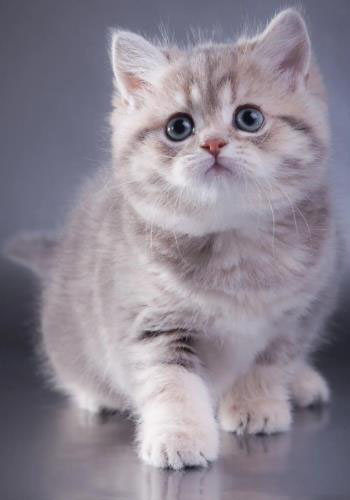
#> input picture 计算机视觉实验05/imgs/cat.jpg, 350 x 500 px
$ python BFMatching.py
#> lines starting #> are read from the running program, lines starting #| are printed output that depends on the picture
# opencv----特征匹配----BFMatching
import cv2
from matplotlib import pyplot as plt

# 读取需要特征匹配的两张照片，格式为灰度图。
template = cv2.imread("imgs/cat.jpg", 0)
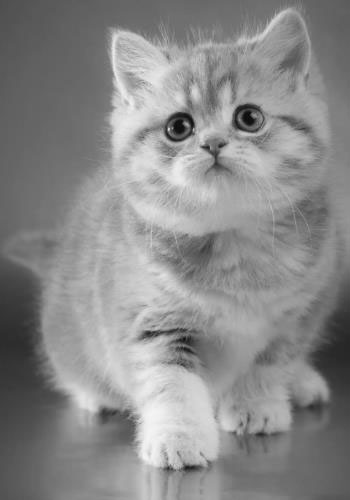
#> template: shape (500, 350); min 5, max 245, mean 137.9
target = cv2.imread("imgs/catdog.jpg", 0)
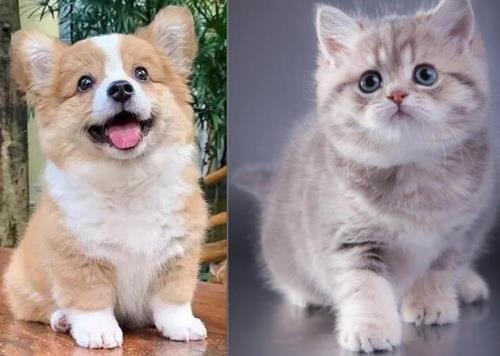
#> input picture 计算机视觉实验05/imgs/catdog.jpg, 500 x 356 px
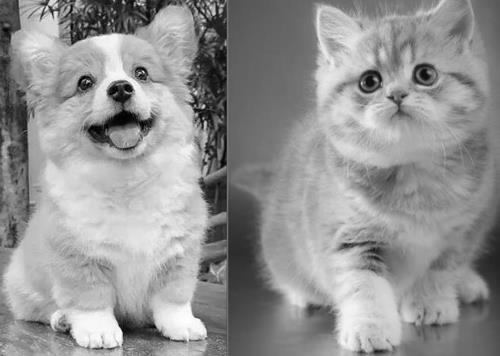
#> target: shape (356, 500); min 0, max 255, mean 147.5
orb = cv2.ORB_create()  # 建立orb特征检测器
kp1, des1 = orb.detectAndCompute(template, None)  # 计算template中的特征点和描述符
#> kp1 = 500 keypoints; strongest (x, y, size): (183, 115, 111.1), (185, 113, 92.6), (173, 119, 92.6), (168, 129, 31)
kp2, des2 = orb.detectAndCompute(target, None)  # 计算target中的
#> kp2 = 500 keypoints; strongest (x, y, size): (143, 71, 31), (126, 85, 64.3), (203, 106, 31), (130, 88, 44.6)
bf = cv2.BFMatcher(cv2.NORM_HAMMING, crossCheck=True)  # 建立匹配关系
mathces = bf.match(des1, des2)  # 匹配描述符
#> mathces = 139 matches
mathces = sorted(mathces, key=lambda x: x.distance)  # 据距离来排序
result = cv2.drawMatches(
    template, kp1, target, kp2, mathces[:40], None, flags=2
)  # 画出匹配关系
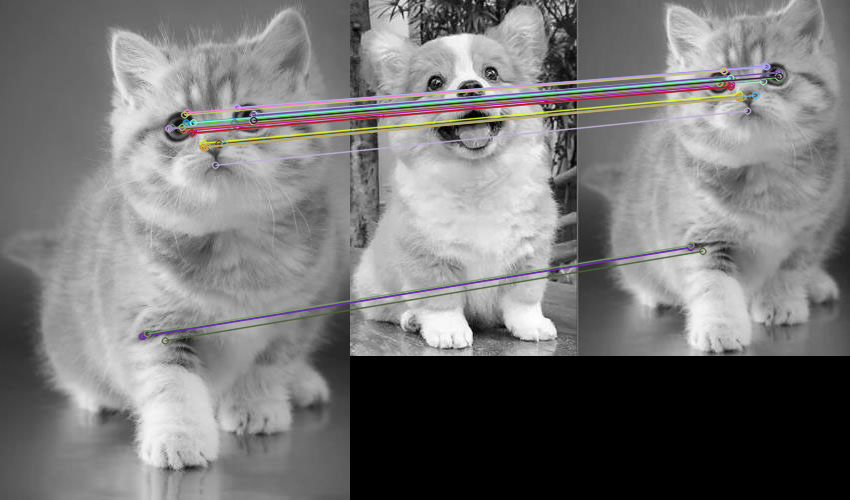
#> result: shape (500, 850, 3); mean of channels 0, 1, 2 118.4, 118.5, 119.1; drawn as B, G, R
plt.imshow(result), plt.show()  # matplotlib描绘出来
